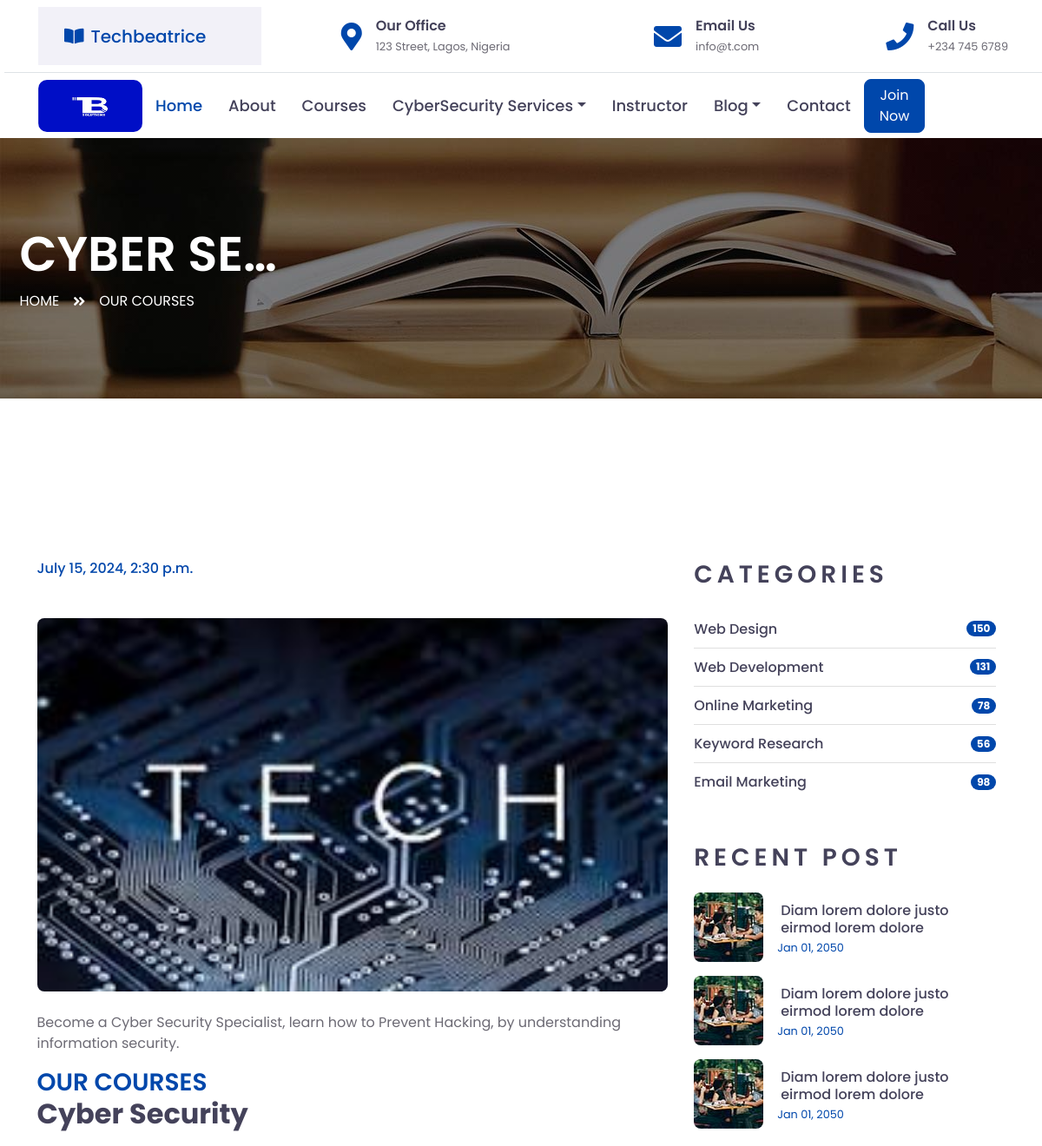
Before: /article2/1/ (upper part) with the older database file.
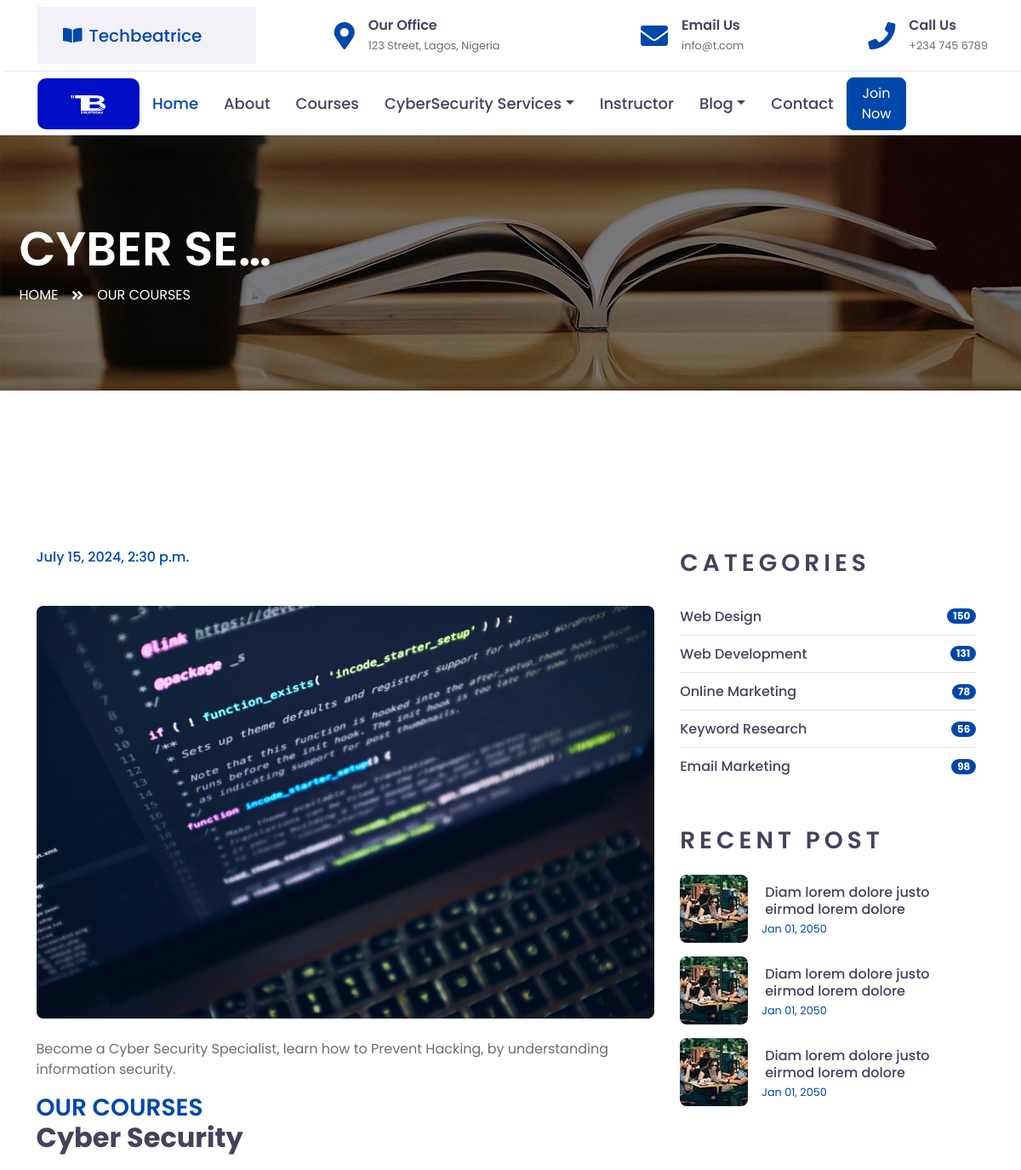
After: the same page with the newer database file.
### techbeatrice/models.py (models this page shows, shortened)
class Techbeatrice_Courses_PostModel(models.Model):
    techbeatrice_courses_title = models.CharField(max_length =255, blank=True, null=True)
    techbeatrice_courses_sub_title = models.CharField(max_length =255, blank=True, null=True)
    techbeatrice_courses_cost_price = models.IntegerField(default ='0', blank=True, null=True)
    techbeatrice_courses_description = models.TextField()
    techbeatrice_courses_sub_description = models.TextField()
    techbeatrice_courses_img = models.ImageField(upload_to ='tech_courses_img/',blank=True,null=True)
    techbeatrice_courses_sub_img = models.ImageField(upload_to ='tech_courses_sub_img/',blank=True,null=True)
    techbeatrice_courses_slug = models.SlugField (max_length =255,blank=True, null=True)
    techbeatrice_courses_publish_date = models.DateTimeField (auto_now_add= True)
    techbeatrice_courses_author = models.ForeignKey(User, on_delete=models.CASCADE)
    class Meta:
        ordering =['-techbeatrice_courses_publish_date']

### techbeatrice/views.py (the view, shortened to what this page needs)
# urls.py: path('article2/<int:pk>/', SecondTechbeatriceDetailViewArticleDetailView.as_view(), name="second_detail"),
class SecondTechbeatriceDetailViewArticleDetailView(DetailView):
    model = Techbeatrice_Courses_PostModel
    template_name = 'techbeatrice/second_article_detail.html'
    context_object_name = 'second_techbeatrices'

### templates/techbeatrice/second_article_detail.html (shortened to what the changed rows need)
{% extends "base.html" %}
{% load static %}
{% block content %}
    <div class="container-fluid page-header" style="margin-bottom: 90px;">
        <div class="container">
            <div class="d-flex flex-column justify-content-center" style="min-height: 300px">
                <h3 class="display-4 text-white text-uppercase">{{ object.techbeatrice_courses_title|truncatechars:9}}</h3>
                <div class="d-inline-flex text-white">
                    <p class="m-0 text-uppercase"><a class="text-white" href="{% url 'home' %}">Home</a></p>
                    <i class="fa fa-angle-double-right pt-1 px-3"></i>
                    <p class="m-0 text-uppercase"><a class="text-white" href="{% url 'home' %}">Our Courses</a></p>
                </div>
            </div>
        </div>
    </div>
    <div class="container-fluid py-5">
        <div class="container py-5">
            <div class="row">
                <div class="col-lg-8">
                    <div class="mb-5">
                        <h6 class="text-primary mb-3">{{ object.techbeatrice_courses_publish_date }}</h6>
                        <img class="img-fluid rounded w-100 mb-4" src="{{ object.techbeatrice_courses_img.url }}" alt="Image">
                        <p>{{ object.techbeatrice_courses_description }}</p>
                        <h3 class="m-0 text-uppercase"><a class="text-black" href="{% url 'home' %}">Our Courses</a></h3>
                        <h2 class="mb-4">{{ object.techbeatrice_courses_sub_title }}</h2>
                    </div>
                </div>
            </div>
        </div>
    </div>
{% endblock %}

Changed rows visible on the page:
changed Techbeatrice_Courses_PostModel "Cyber Security": techbeatrice_courses_img: a different picture
